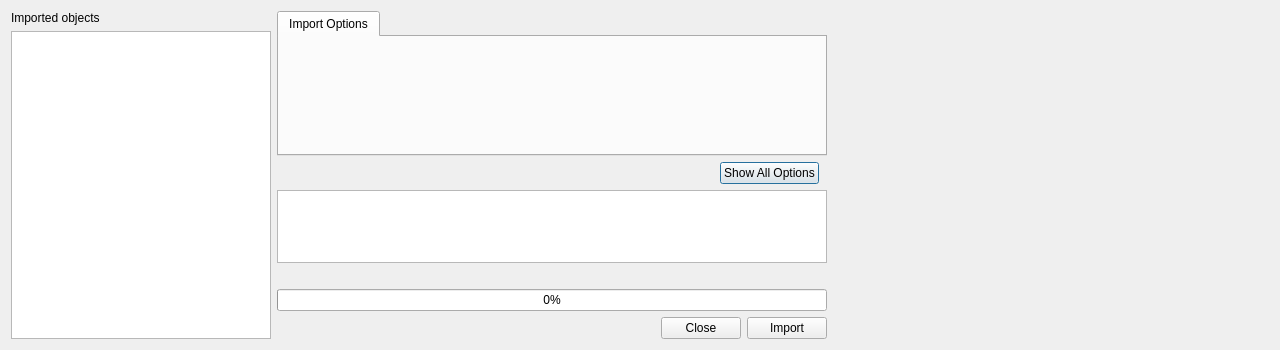
<?xml version="1.0" encoding="UTF-8"?>
<ui version="4.0">
 <class>QmlDesigner::Import3dDialog</class>
 <widget class="QDialog" name="QmlDesigner::Import3dDialog">
  <property name="geometry">
   <rect>
    <x>0</x>
    <y>0</y>
    <width>1280</width>
    <height>350</height>
   </rect>
  </property>
  <property name="windowTitle">
   <string>Asset Import</string>
  </property>
  <layout class="QHBoxLayout" name="horizontalLayout_2">
   <item>
    <layout class="QVBoxLayout" name="verticalLayout_2">
     <item>
      <widget class="QLabel" name="listLabel">
       <property name="text">
        <string>Imported objects</string>
       </property>
      </widget>
     </item>
     <item>
      <widget class="QListWidget" name="importList">
       <property name="sizePolicy">
        <sizepolicy hsizetype="Expanding" vsizetype="Expanding">
         <horstretch>1</horstretch>
         <verstretch>0</verstretch>
        </sizepolicy>
       </property>
       <property name="minimumSize">
        <size>
         <width>260</width>
         <height>0</height>
        </size>
       </property>
       <property name="maximumSize">
        <size>
         <width>150</width>
         <height>16777215</height>
        </size>
       </property>
       <property name="sortingEnabled">
        <bool>false</bool>
       </property>
      </widget>
     </item>
    </layout>
   </item>
   <item>
    <layout class="QVBoxLayout" name="verticalLayout">
     <item>
      <widget class="QTabWidget" name="tabWidget">
       <property name="sizePolicy">
        <sizepolicy hsizetype="Expanding" vsizetype="Expanding">
         <horstretch>0</horstretch>
         <verstretch>2</verstretch>
        </sizepolicy>
       </property>
       <property name="minimumSize">
        <size>
         <width>550</width>
         <height>0</height>
        </size>
       </property>
       <property name="currentIndex">
        <number>0</number>
       </property>
       <property name="tabBarAutoHide">
        <bool>false</bool>
       </property>
       <widget class="QWidget" name="modelOptionsTab">
        <attribute name="title">
         <string>Import Options</string>
        </attribute>
       </widget>
      </widget>
     </item>
     <item>
      <layout class="QHBoxLayout" name="horizontalLayout">
       <item>
        <spacer name="horizontalSpacer">
         <property name="orientation">
          <enum>Qt::Horizontal</enum>
         </property>
         <property name="sizeHint" stdset="0">
          <size>
           <width>80</width>
           <height>20</height>
          </size>
         </property>
        </spacer>
       </item>
       <item>
        <widget class="QPushButton" name="advancedSettingsButton">
         <property name="text">
          <string>Show All Options</string>
         </property>
        </widget>
       </item>
       <item>
        <spacer name="horizontalSpacer_2">
         <property name="orientation">
          <enum>Qt::Horizontal</enum>
         </property>
         <property name="sizeType">
          <enum>QSizePolicy::Fixed</enum>
         </property>
         <property name="sizeHint" stdset="0">
          <size>
           <width>8</width>
           <height>20</height>
          </size>
         </property>
        </spacer>
       </item>
      </layout>
     </item>
     <item>
      <widget class="QPlainTextEdit" name="plainTextEdit">
       <property name="sizePolicy">
        <sizepolicy hsizetype="Expanding" vsizetype="Expanding">
         <horstretch>0</horstretch>
         <verstretch>1</verstretch>
        </sizepolicy>
       </property>
       <property name="readOnly">
        <bool>true</bool>
       </property>
      </widget>
     </item>
     <item>
      <widget class="QLabel" name="progressLabel">
       <property name="sizePolicy">
        <sizepolicy hsizetype="Preferred" vsizetype="Fixed">
         <horstretch>0</horstretch>
         <verstretch>0</verstretch>
        </sizepolicy>
       </property>
       <property name="minimumSize">
        <size>
         <width>0</width>
         <height>0</height>
        </size>
       </property>
       <property name="text">
        <string/>
       </property>
      </widget>
     </item>
     <item>
      <widget class="QProgressBar" name="progressBar">
       <property name="value">
        <number>0</number>
       </property>
      </widget>
     </item>
     <item>
      <layout class="QHBoxLayout" name="horizontalLayout_3">
       <item>
        <spacer name="horizontalSpacer_3">
         <property name="orientation">
          <enum>Qt::Horizontal</enum>
         </property>
         <property name="sizeHint" stdset="0">
          <size>
           <width>40</width>
           <height>20</height>
          </size>
         </property>
        </spacer>
       </item>
       <item>
        <widget class="QPushButton" name="closeButton">
         <property name="text">
          <string>Close</string>
         </property>
        </widget>
       </item>
       <item>
        <widget class="QPushButton" name="importButton">
         <property name="text">
          <string>Import</string>
         </property>
        </widget>
       </item>
      </layout>
     </item>
    </layout>
   </item>
   <item>
    <widget class="Import3dCanvas" name="import3dcanvas" native="true">
     <property name="sizePolicy">
      <sizepolicy hsizetype="Preferred" vsizetype="Preferred">
       <horstretch>1</horstretch>
       <verstretch>0</verstretch>
      </sizepolicy>
     </property>
     <property name="minimumSize">
      <size>
       <width>300</width>
       <height>300</height>
      </size>
     </property>
    </widget>
   </item>
  </layout>
 </widget>
 <customwidgets>
  <customwidget>
   <class>Import3dCanvas</class>
   <extends>QWidget</extends>
   <header>import3dcanvas.h</header>
   <container>1</container>
  </customwidget>
 </customwidgets>
 <resources/>
 <connections/>
</ui>
